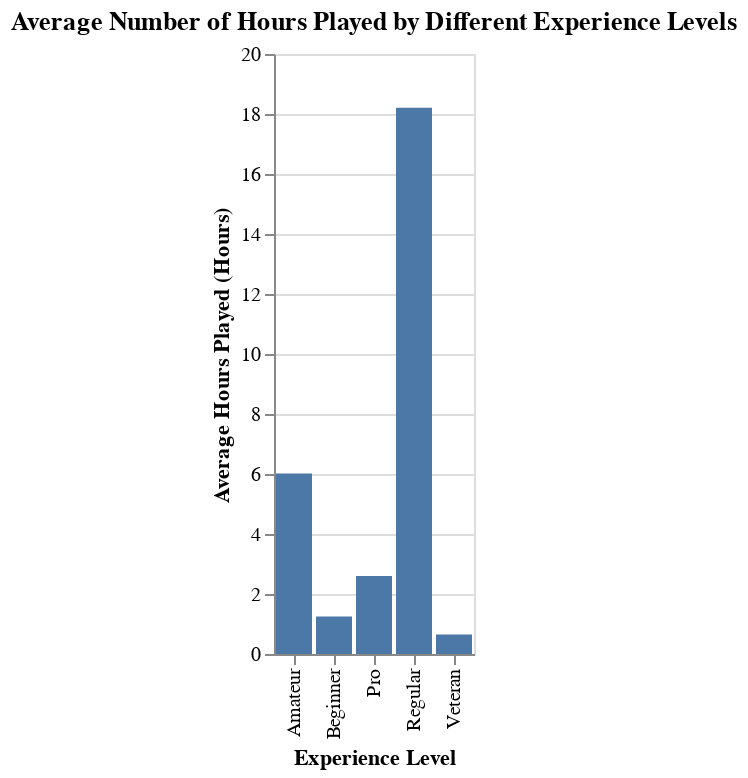
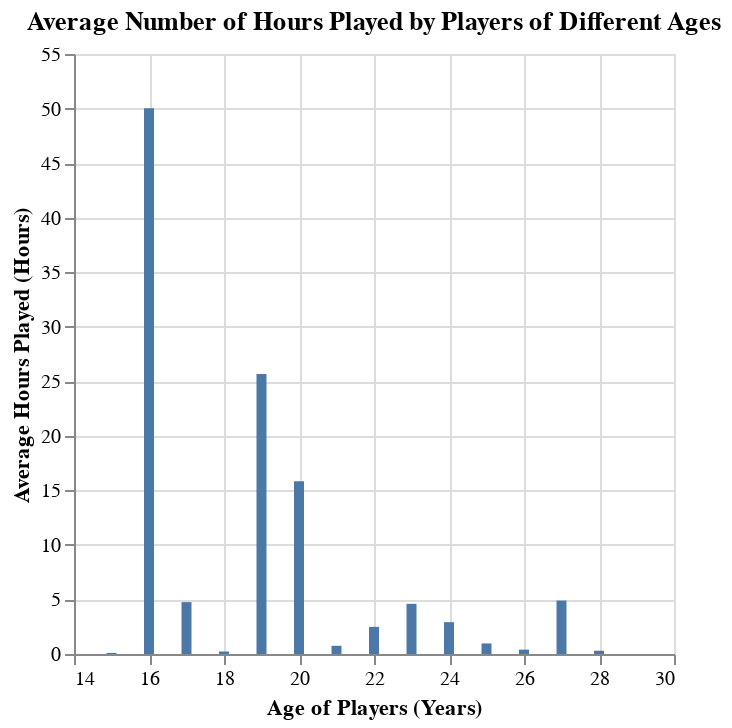
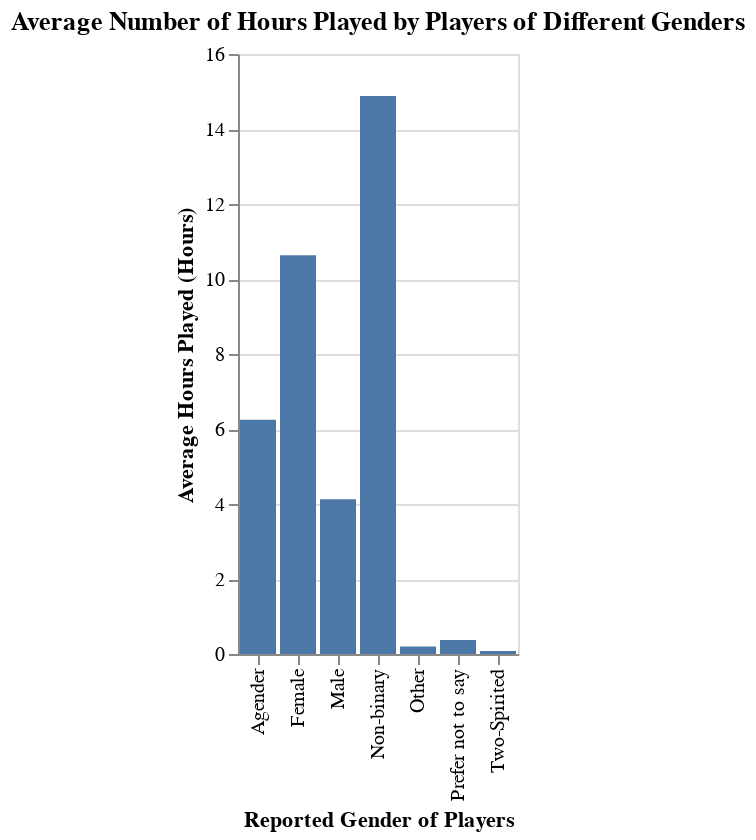
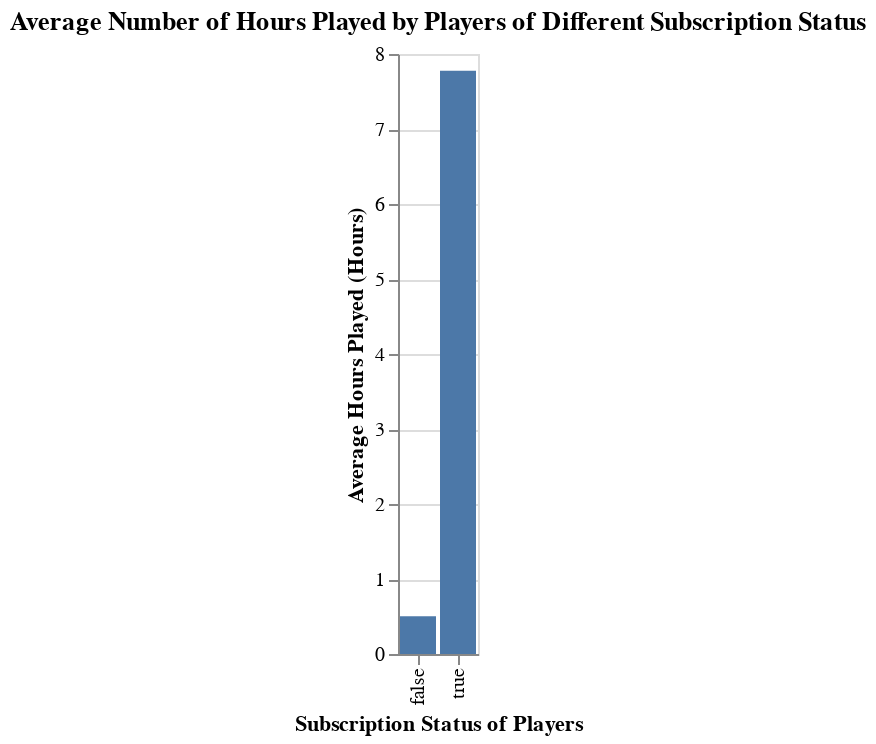

Notebook cell for these charts, in order:
### Code cell
display(player_data_experience_bar)
display(player_data_age_bar)
display(player_data_gender_bar)
display(player_data_subscribe_bar)

### Figure 1 — Vega-Lite specification as saved in the notebook (floating-point values rounded to 4 significant figures)
{"config": {"view": {"continuousWidth": 300, "continuousHeight": 300}}, "data": {"name": "data-d0bc073bc8eb8553001673785276d60b"}, "mark": {"type": "bar"}, "encoding": {"x": {"field": "experience", "title": "Experience Level", "type": "nominal"}, "y": {"field": "played_hours", "title": "Average Hours Played (Hours)", "type": "quantitative"}}, "title": "Average Number of Hours Played by Different Experience Levels", "$schema": "https://vega.github.io/schema/vega-lite/v5.20.1.json", "datasets": {"data-d0bc073bc8eb8553001673785276d60b": [{"experience": "Amateur", "subscribe": 0.7143, "played_hours": 6.017, "age": 20.25}, {"experience": "Beginner", "subscribe": 0.7714, "played_hours": 1.249, "age": 21.66}, {"experience": "Pro", "subscribe": 0.7143, "played_hours": 2.6, "age": 22.21}, {"experience": "Regular", "subscribe": 0.8056, "played_hours": 18.21, "age": 22.78}, {"experience": "Veteran", "subscribe": 0.6875, "played_hours": 0.6479, "age": 20.96}]}}

### Figure 2 — Vega-Lite specification as saved in the notebook (floating-point values rounded to 4 significant figures)
{"config": {"view": {"continuousWidth": 300, "continuousHeight": 300}}, "data": {"name": "data-091994dae3abccb7e4558751e072667a"}, "mark": {"type": "bar"}, "encoding": {"x": {"field": "age", "title": "Age of Players (Years)", "type": "quantitative"}, "y": {"field": "played_hours", "title": "Average Hours Played (Hours)", "type": "quantitative"}}, "title": "Average Number of Hours Played by Players of Different Ages", "$schema": "https://vega.github.io/schema/vega-lite/v5.20.1.json", "datasets": {"data-091994dae3abccb7e4558751e072667a": [{"age": 15, "subscribe": 1.0, "played_hours": 0.1}, {"age": 16, "subscribe": 1.0, "played_hours": 50.03}, {"age": 17, "subscribe": 0.7733, "played_hours": 4.757}, {"age": 18, "subscribe": 0.2857, "played_hours": 0.2286}, {"age": 19, "subscribe": 0.8571, "played_hours": 25.66}, {"age": 20, "subscribe": 0.8571, "played_hours": 15.83}, {"age": 21, "subscribe": 0.7778, "played_hours": 0.75}, {"age": 22, "subscribe": 0.7333, "played_hours": 2.487}, {"age": 23, "subscribe": 0.6154, "played_hours": 4.6}, {"age": 24, "subscribe": 0.8, "played_hours": 2.92}, {"age": 25, "subscribe": 0.6667, "played_hours": 0.9667}, {"age": 26, "subscribe": 0.5, "played_hours": 0.4}, {"age": 27, "subscribe": 1.0, "played_hours": 4.9}, {"age": 28, "subscribe": 0.5, "played_hours": 0.3}]}}

### Figure 3 — Vega-Lite specification as saved in the notebook (floating-point values rounded to 4 significant figures)
{"config": {"view": {"continuousWidth": 300, "continuousHeight": 300}}, "data": {"name": "data-506ff0f738df63f40f31539d779f8ae6"}, "mark": {"type": "bar"}, "encoding": {"x": {"field": "gender", "title": "Reported Gender of Players", "type": "nominal"}, "y": {"field": "played_hours", "title": "Average Hours Played (Hours)", "type": "quantitative"}}, "title": "Average Number of Hours Played by Players of Different Genders", "$schema": "https://vega.github.io/schema/vega-lite/v5.20.1.json", "datasets": {"data-506ff0f738df63f40f31539d779f8ae6": [{"gender": "Agender", "subscribe": 1.0, "played_hours": 6.25, "age": 23.5}, {"gender": "Female", "subscribe": 0.7838, "played_hours": 10.64, "age": 21.81}, {"gender": "Male", "subscribe": 0.75, "played_hours": 4.127, "age": 20.21}, {"gender": "Non-binary", "subscribe": 0.7333, "played_hours": 14.88, "age": 19.07}, {"gender": "Other", "subscribe": 1.0, "played_hours": 0.2, "age": 91.0}, {"gender": "Prefer not to say", "subscribe": 0.3636, "played_hours": 0.3727, "age": 21.36}, {"gender": "Two-Spirited", "subscribe": 0.6667, "played_hours": 0.08333, "age": 33.17}]}}

### Figure 4 — Vega-Lite specification as saved in the notebook (floating-point values rounded to 4 significant figures)
{"config": {"view": {"continuousWidth": 300, "continuousHeight": 300}}, "data": {"name": "data-b637ec4101289926d0d8db4a9b6fd5c7"}, "mark": {"type": "bar"}, "encoding": {"x": {"field": "subscribe", "title": "Subscription Status of Players", "type": "nominal"}, "y": {"field": "played_hours", "title": "Average Hours Played (Hours)", "type": "quantitative"}}, "title": "Average Number of Hours Played by Players of Different Subscription Status", "$schema": "https://vega.github.io/schema/vega-lite/v5.20.1.json", "datasets": {"data-b637ec4101289926d0d8db4a9b6fd5c7": [{"subscribe": false, "played_hours": 0.5019, "age": 22.98}, {"subscribe": true, "played_hours": 7.776, "age": 20.67}]}}
